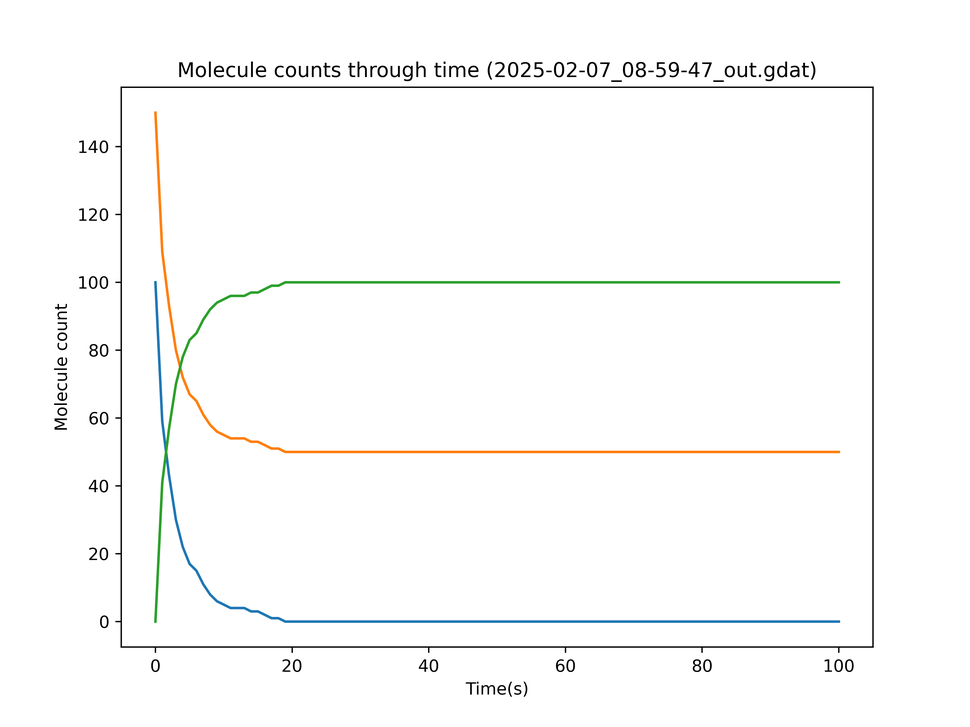
#> input picture png_images/2025-02-07_08-59-47_out.png, 970 x 727 px, shrunk from 4000 x 3000 before the run; its folder holds 4 pictures in this run
$ python plot_grid.py
#> lines starting #> are read from the running program, lines starting #| are printed output that depends on the picture
import os
import matplotlib.pyplot as plt
import matplotlib.image as mpimg
import math

# this one just accesses .png_images/

def plot_image_grid(image_folder, columns=4):
    # Get a list of all PNG files in the folder
#> called with image_folder = './png_images', columns = 4
    image_files = [f for f in os.listdir(image_folder) if f.endswith(".png")]
    image_files.sort()  # Sort for consistency

    if not image_files:
        print("No PNG files found in the specified folder.")
        return

    num_images = len(image_files)
    rows = math.ceil(num_images / columns)  # Determine number of rows

    # Create figure
    fig, axes = plt.subplots(rows, columns, figsize=(columns * 3, rows * 3))
    axes = axes.flatten()  # Flatten in case of a single row

    for i, img_file in enumerate(image_files):
        img_path = os.path.join(image_folder, img_file)
        img = mpimg.imread(img_path)
#> img is the input picture: shape (727, 970, 4) float32; mean R, G, B, A 0.982, 0.983, 0.981, 1
        axes[i].imshow(img)
        axes[i].axis("off")  # Hide axes
        axes[i].set_title(os.path.splitext(img_file)[0], fontsize=8)  # Use filename as title

    # Hide any unused subplots
    for i in range(num_images, len(axes)):
        axes[i].axis("off")
#> this loop made 0 passes

    plt.tight_layout()
    plt.show()
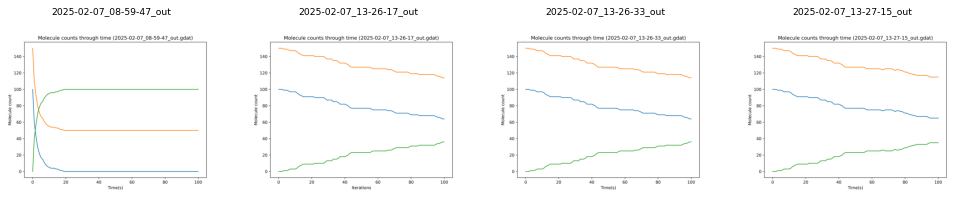
#> figure drawn by matplotlib, 4 panels

image_folder = "./png_images"  # Change this to your folder path
plot_image_grid(image_folder, columns=4)
